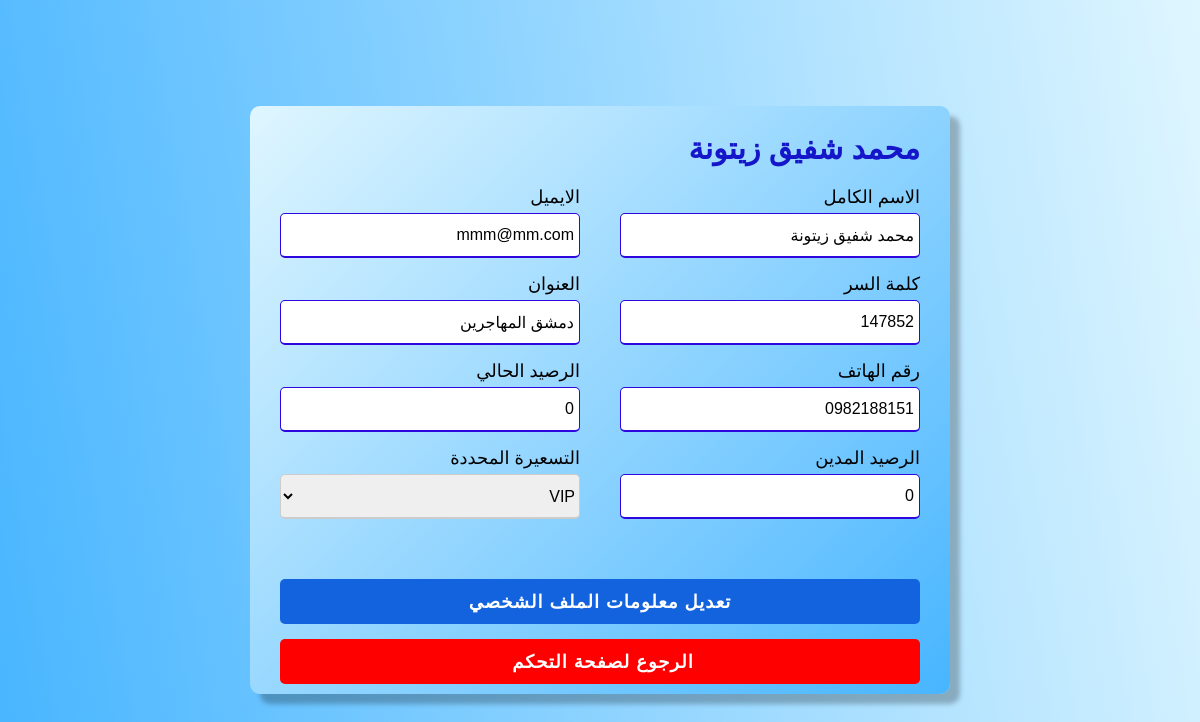
Screenshot of /profile.php?id=9 with the database file from the repository.
### tables this page shows
CREATE TABLE `allaccount` (
  `id` int(11) NOT NULL,
  `fullname` varchar(200) NOT NULL,
  `a_email` varchar(200) NOT NULL,
  `a_password` varchar(100) NOT NULL,
  `a_address` varchar(250) NOT NULL,
  `a_phone` bigint(20) NOT NULL,
  `kind` tinyint(1) NOT NULL,
  `real_cash` int(11) NOT NULL DEFAULT 0,
  `image_cash` int(11) NOT NULL DEFAULT 0,
  `deff_id` int(11) NOT NULL,
  `status` tinyint(1) NOT NULL DEFAULT 0
);

CREATE TABLE `price_type` (
  `deff_id` int(11) NOT NULL,
  `price_type_name` varchar(200) NOT NULL,
  `status` tinyint(1) NOT NULL DEFAULT 0
);

### profile.php (the view, shortened to what this page needs)
<?php
include 'conn.php';
$id = $_GET['id'];
$sql = "SELECT * FROM allaccount WHERE id = '$id'";
$query = mysqli_query($conn, $sql);
while ($result = mysqli_fetch_assoc($query)) {
    $deff_id = $result['deff_id'];
?>
    <!DOCTYPE html>
    <html lang="en">
    <head>
        <link rel="stylesheet" href="css/profilestyle.css">
    </head>
    <body dir="rtl">
        <div class="container">
            <div class="title"><?php echo $result['fullname']; ?></div>
            <form action="userupdate.php" method="POST">
                <div class="user-details">
                    <div class="input-box">
                        <span class="details">الاسم الكامل</span>
                        <input type="text" name="name" value="<?php echo $result['fullname']; ?>" required>
                    </div>
                    <div class="input-box">
                        <span class="details">الايميل</span>
                        <input type="email" name="email" value="<?php echo $result['a_email']; ?>" required>
                    </div>
                    <div class="input-box">
                        <span class="details">كلمة السر</span>
                        <input type="text" name="pass" value="<?php echo $result['a_password']; ?>" required>
                    </div>
                    <div class="input-box">
                        <span class="details">العنوان</span>
                        <input type="text" name="address" value="<?php echo $result['a_address']; ?>" required>
                    </div>
                    <div class="input-box">
                        <span class="details">رقم الهاتف</span>
                        <input class="phone-field" type="text" name="tel" value="<?php echo "0" . $result['a_phone']; ?>" required>
                    </div>
                    <div class="input-box">
                        <span class="details">الرصيد الحالي</span>
                        <input  type="text" name="now" value="<?php echo $result['real_cash']; ?>" required>
                    </div>
                    <div class="input-box">
                        <span class="details">الرصيد المدين</span>
                        <input  type="text" name="past" value="<?php echo $result['image_cash']; ?>" required>
                    </div>
                    <div class="input-box">
                        <span class="details">التسعيرة المحددة</span>
                        <select name="kind">
                        <?php
                        $sql1="SELECT * FROM price_type";
                        $query1=mysqli_query($conn,$sql1);
                        while($users=mysqli_fetch_assoc($query1)){
                            echo "<option value='".$users['deff_id']."'";
                            if($deff_id == $users['deff_id']) {echo "selected";}
                            echo ">".$users['price_type_name']."</option>";
                        }
                            }
                        ?>
                        </select>
                    </div>
                </div>
                <div class="button">
                    <input type="submit" value="تعديل معلومات الملف الشخصي">
                    <a href="dashboard.php">
                        <input type="button" value="الرجوع لصفحة التحكم " class="inp2">
                    </a>
                </div>
            </form>
        </div>
    </body>
    </html>

### css/profilestyle.css (style rules this page uses)
* { margin: 0; padding: 0; box-sizing: border-box; font-family: 'Gill Sans', 'Gill Sans MT', Calibri, 'Trebuchet MS', sans-serif; }
body { display: flex; height: 100vh; justify-content: center; align-items: center; padding: 10px; background: linear-gradient(-100deg, #DFF6FF, #47B5FF); }
.container { max-width: 700px; width: 100%; background: linear-gradient(135deg, #DFF6FF, #47B5FF); padding: 25px 30px ; border-radius: 10px; box-shadow: 10px 10px 5px rgba(0, 0, 0, 0.25); }
.container .title { font-size: 30px; font-weight: 500; position: relative; color: rgb(21, 21, 201); font-weight: bolder; }
.container .title::before { content: ''; position: absolute; left: 0; bottom: 0; height: 3px; width: 30px; }
.container form .user-details { display: flex; flex-wrap: wrap; justify-content:space-between ; margin: 20px 0 12px 0; }
form .user-details .input-box { margin-bottom: 15px; width: calc(100% / 2 - 20px); }
.user-details .input-box .details { font-size: 18px; font-weight: 500; margin-bottom: 5px; display: block; }
.user-details .input-box input { height: 45px; width: 100%; outline: none; border-radius: 5px; border: 1px solid #ccc; padding-right: 5px; font-size: 16px; border-bottom-width: 2px; transition: all 0.3s ease; }
.user-details .input-box select { height: 45px; width: 100%; outline: none; border-radius: 5px; border: 1px solid #ccc; padding-left: 15px; font-size: 16px; border-bottom-width: 2px; transition: all 0.3s ease; }
.user-details .input-box select option { padding: 5px; }
.user-details .input-box input:focus, .user-details .input-box input:valid { border-color: #2e06de; }
form .button { height: 45px; margin: 45px 0; }
form .button input { height: 100%; width: 100%; outline: none; color:#fff; background: #1363DF; border: none; font-size: 18px; font-weight: bolder; letter-spacing: 1px; border-radius: 5px; cursor: pointer; }
form .button .inp2 { height: 100%; width: 100%; outline: none; color:#fff; background: red; border: none; font-size: 18px; font-weight: bolder; letter-spacing: 1px; border-radius: 5px; margin-top: 15px; cursor: pointer; }

### rows the page displays
allaccount: fullname "محمد شفيق زيتونة", name "محمد شفيق زيتونة", email "mmm@mm.com", pass "147852", address "دمشق المهاجرين", tel "0982188151", now "0", past "0", kind "VIP"
